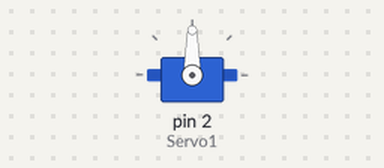
Recording of a sketch running on a simulated Arduino Uno, built with avr-gcc and run on an emulated ATmega328P. Parts: servo. What the sketch prints to the serial monitor is not drawn.

Above: at 0.15 s.
Timing chart, 0 to 1.6 s (numbered marks = the images above):
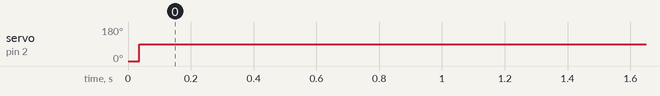

The sketch:

servo.ino
```cpp
#include <Servo.h>

Servo Servo1; //servo motor 1

void setup() {
  // put your setup code here, to run once:
  Serial.print("Starting...\n");
  Serial.begin(9600);
  Servo1.attach(2);

}


void loop() {
  // put your main code here, to run repeatedly:
  Servo1.write(0);
  delay(1);
  Servo1.write(90);
  delay(1);
  Serial.print("Running\n");

}
```

Measured:
- by itself, servo on pin 2 (Servo1): 0° → 90° at 0.04 s
